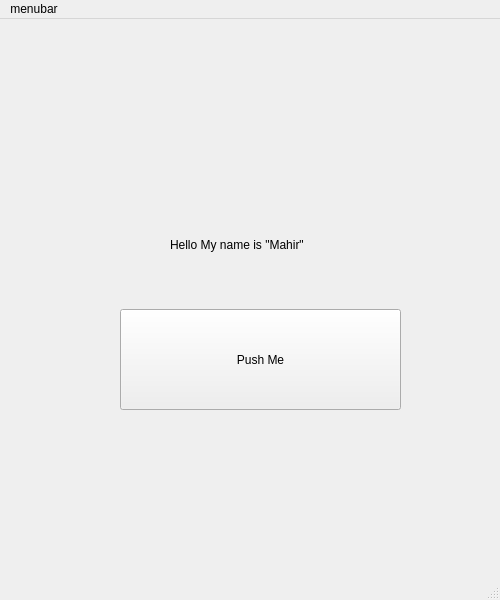
<?xml version="1.0" encoding="UTF-8"?>
<ui version="4.0">
 <class>MainWindow</class>
 <widget class="QMainWindow" name="MainWindow">
  <property name="geometry">
   <rect>
    <x>0</x>
    <y>0</y>
    <width>500</width>
    <height>600</height>
   </rect>
  </property>
  <property name="maximumSize">
   <size>
    <width>500</width>
    <height>1000</height>
   </size>
  </property>
  <property name="windowTitle">
   <string>MainWindow</string>
  </property>
  <widget class="QWidget" name="centralwidget">
   <property name="autoFillBackground">
    <bool>true</bool>
   </property>
   <property name="styleSheet">
    <string notr="true"/>
   </property>
   <widget class="QPushButton" name="button1">
    <property name="geometry">
     <rect>
      <x>120</x>
      <y>290</y>
      <width>281</width>
      <height>101</height>
     </rect>
    </property>
    <property name="text">
     <string>Push Me</string>
    </property>
   </widget>
   <widget class="QLabel" name="label1">
    <property name="geometry">
     <rect>
      <x>170</x>
      <y>190</y>
      <width>211</width>
      <height>71</height>
     </rect>
    </property>
    <property name="text">
     <string>Hello My name is &quot;Mahir&quot;</string>
    </property>
   </widget>
  </widget>
  <widget class="QMenuBar" name="menubar">
   <property name="geometry">
    <rect>
     <x>0</x>
     <y>0</y>
     <width>500</width>
     <height>21</height>
    </rect>
   </property>
   <widget class="QMenu" name="menumenubar">
    <property name="title">
     <string>menubar</string>
    </property>
   </widget>
   <addaction name="menumenubar"/>
  </widget>
  <widget class="QStatusBar" name="statusbar"/>
 </widget>
 <resources/>
 <connections/>
</ui>
